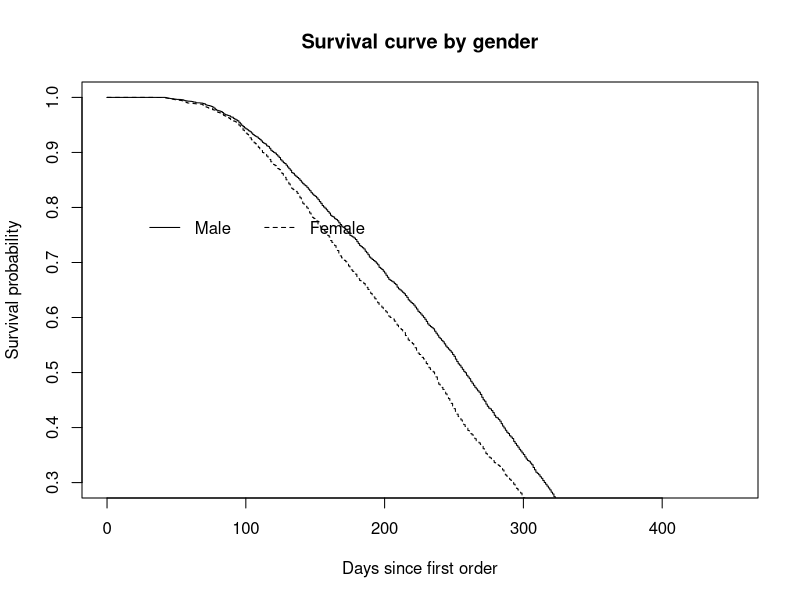
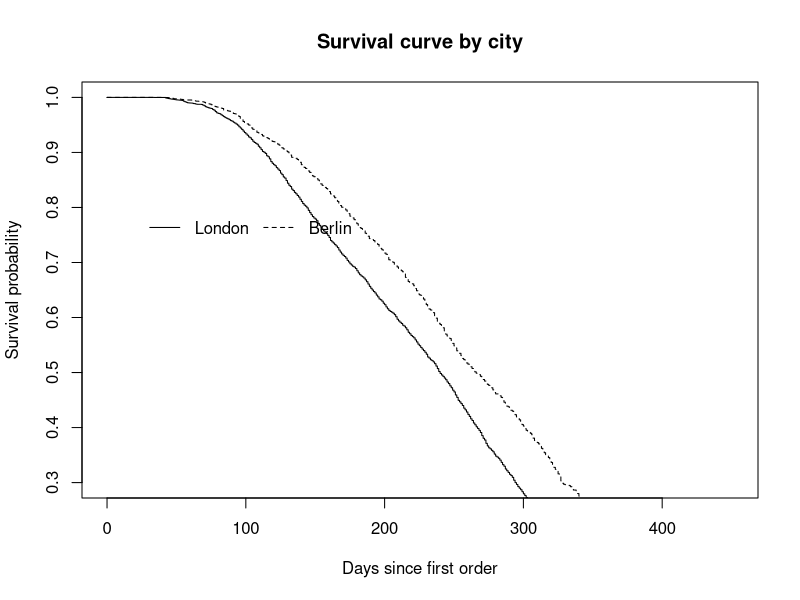

Recreate these plots in R, in order.
## ---- chunk 1
#Install library
library(survival)



mydata <- read.csv("Stages_Pivot_new.csv", header = T)


mydata_subset <- mydata[c(17,18,19,20,21,22)]

#Eliminate NAs
mydata_subset = na.omit(mydata_subset)

attach(mydata_subset)

#Here I take median order frequency, for the total group, it`s around 33 days
time <- days_since_firstorder
event <- churn_ind

#Basic setup 
survival <- Surv(time,event == 1)

#Fit survival curve by gender
fit_gender <- survfit(survival ~ female, data = mydata_subset)

#Fit survival curve by city
fit_city <- survfit(survival ~ berlin, data = mydata_subset)
## ---- chunk 2
#Plot curve by gender
plot(fit_gender, lty = 1:2, mark.time = FALSE, ylim = c(0.3,1), xlab = "Days since first order", ylab = "Survival probability")
legend(20,0.8,c('Male','Female'),lty=1:2,bty='n',ncol=2)
title(main="Survival curve by gender")

#Plot curve by city
plot(fit_city, lty = 1:2, mark.time = FALSE, ylim = c(0.3,1), xlab = "Days since first order", ylab = "Survival probability")
legend(20,0.8,c('London','Berlin'),lty=1:2,bty='n',ncol=2)
title(main="Survival curve by city")

